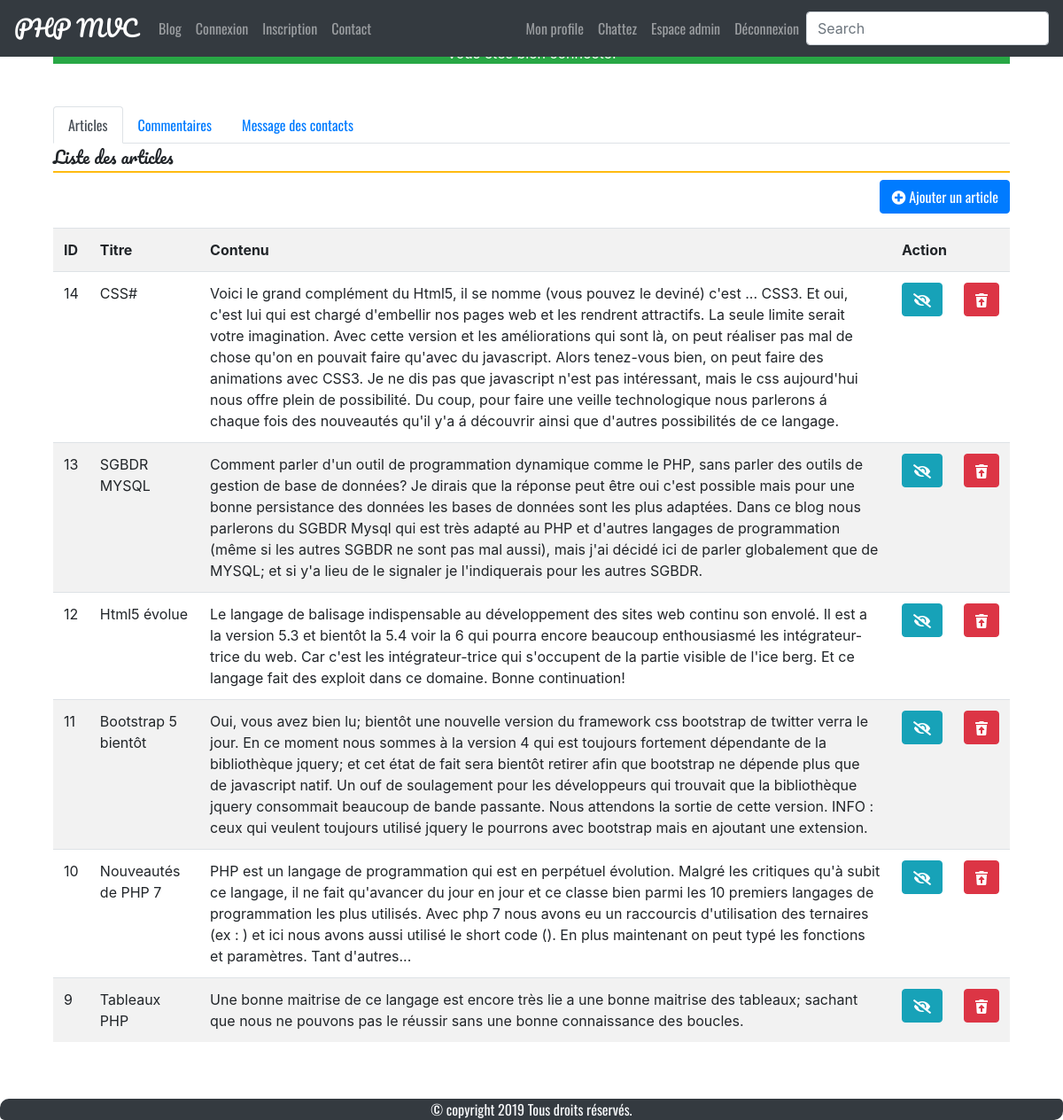
Page /admin/index.php (signed in) on the committed database.
### tables this page shows
CREATE TABLE `news` (
  `id` int(11) NOT NULL AUTO_INCREMENT,
  `user_id` int(11) DEFAULT '1',
  `title` varchar(255) NOT NULL,
  `content` text NOT NULL,
  `photos` varchar(255) DEFAULT 'https://via.placeholder.com/300.png/09f/fff',
  `created_at` datetime DEFAULT CURRENT_TIMESTAMP,
  `updated_at` datetime DEFAULT CURRENT_TIMESTAMP,
  PRIMARY KEY (`id`),
  UNIQUE KEY `title` (`title`)
);

### admin/index.php (called while the page is built, shortened)
<?php
$db = db();
$req = $db->query("SELECT id, title, content, DATE_FORMAT(created_at, '%d-%m-%Y %Hh%imn%ss') AS post_date
                    FROM news ORDER BY post_date DESC");
require_once dirname(__DIR__) . DIRECTORY_SEPARATOR . 'inc' . DIRECTORY_SEPARATOR . 'header.php';
require_once dirname(__DIR__) . DIRECTORY_SEPARATOR . 'inc' . DIRECTORY_SEPARATOR . 'nav.php';
require_once __DIR__ . DIRECTORY_SEPARATOR . 'views' . DIRECTORY_SEPARATOR . 'index.view.php';
require_once dirname(__DIR__) . DIRECTORY_SEPARATOR . 'inc' . DIRECTORY_SEPARATOR . 'footer.php';

### admin/views/index.view.php (the view, shortened to what this page needs)
<div class="container mt-5">
    <nav>
        <div class="nav nav-tabs" id="nav-tab" role="tablist">
            <a class="nav-item nav-link active" id="nav-home-tab" data-toggle="tab" href="#nav-home" role="tab"
                aria-controls="nav-home" aria-selected="true">Articles</a>
            <a class="nav-item nav-link" id="nav-profile-tab" data-toggle="tab" href="#nav-profile" role="tab"
                aria-controls="nav-profile" aria-selected="false">Commentaires</a>
            <a class="nav-item nav-link" id="nav-contact-tab" data-toggle="tab" href="#nav-contact" role="tab"
                aria-controls="nav-contact" aria-selected="false">Message des contacts</a>
        </div>
    </nav>
    <div class="tab-content" id="nav-tabContent">
        <div class="tab-pane fade show active" id="nav-home" role="tabpanel" aria-labelledby="nav-home-tab">
            <h1>Liste des articles</h1>
            <p><a href="add.php" class="btn btn-primary float-right mb-3"><i class="fas fa-plus-circle"></i> Ajouter un
                    article</a></p>
            <div class="table-responsive">
                <table class="table table-striped table-condensed">
                    <tr>
                        <th>ID</th>
                        <th>Titre</th>
                        <th>Contenu</th>
                        <th colspan="2">Action</th>
                    </tr>
                    <?php while ($post = $req->fetch(PDO::FETCH_OBJ)): ?>
                    <tr>
                        <td>
                            <?= $post->id; ?>
                        </td>
                        <td>
                            <?= $post->title; ?>
                        </td>
                        <td>
                            <?= $post->content; ?>
                        </td>
                        <td>
                            <a href="edit.php?edit=<?= $post->id; ?>" class="btn btn-info"><i class="fas fa-eye-slash"
                                    title="Modifier"></i></a>
                        </td>
                        <td>
                            <?php if ($_SESSION['connected']['level'] > 2): ?>
                            <a href="?delete=<?= $post->id; ?>" class="btn btn-danger"
                                onclick="return confirm('Voulez-vous supprimer cet article?')">
                                <i class="fas fa-trash-restore" title="Supprimer"></i>
                            </a>
                            <?php endif; ?>
                        </td>
                    </tr>
                    <?php endwhile; ?>
                </table>
            </div>
        </div>
    </div>
</div>

### css/style.css (style rules this page uses)
* { box-sizing: border-box; margin: 0; padding: 0; }
html, body { height: 100%; font-size: 16px; }
.container { min-height: 100%; }
a, h4, h5, h6 { font-family: 'Oswald', cursive, sans-serif; text-decoration: none; }
h1, h2, h3 { font-family: 'Pacifico', Helvetica, cursive, sans-serif; line-height: 1.6; font-size: 1.2rem; border-bottom: 2px solid #FB1; }

### rows in the picture
news: id "14", title "CSS#", content "Voici le grand complément du Html5, il se nomme (vous pouvez le deviné) c'est ... CSS3. Et oui, c'est lui qui est chargé d'embellir nos pages web et les rendrent attractifs. La seule limite serait votre imagination. Avec cette version et les améliorations qui sont là, on peut réaliser pas mal de chose qu'on en pouvait faire qu'avec du javascript. Alors tenez-vous bien, on peut faire des animations avec CSS3. Je ne dis pas que javascript n'est pas intéressant, mais le css aujourd'hui nous offre plein de possibilité. Du coup, pour faire une veille technologique nous parlerons á chaque fois des nouveautés qu'il y'a á découvrir ainsi que d'autres possibilités de ce langage."
news: id "13", title "SGBDR MYSQL", content "Comment parler d'un outil de programmation dynamique comme le PHP, sans parler des outils de gestion de base de données? Je dirais que la réponse peut être oui c'est possible mais pour une bonne persistance des données les bases de données sont les plus adaptées. Dans ce blog nous parlerons du SGBDR Mysql qui est très adapté au PHP et d'autres langages de programmation (même si les autres SGBDR ne sont pas mal aussi), mais j'ai décidé ici de parler globalement que de MYSQL; et si y'a lieu de le signaler je l'indiquerais pour les autres SGBDR."
news: id "12", title "Html5 évolue", content "Le langage de balisage indispensable au développement des sites web continu son envolé. Il est a la version 5.3 et bientôt la 5.4 voir la 6 qui pourra encore beaucoup enthousiasmé les intégrateur-trice du web. Car c'est les intégrateur-trice qui s'occupent de la partie visible de l'ice berg. Et ce langage fait des exploit dans ce domaine. Bonne continuation!"
news: id "11", title "Bootstrap 5 bientôt", content "Oui, vous avez bien lu; bientôt une nouvelle version du framework css bootstrap de twitter verra le jour. En ce moment nous sommes à la version 4 qui est toujours fortement dépendante de la bibliothèque jquery; et cet état de fait sera bientôt retirer afin que bootstrap ne dépende plus que de javascript natif. Un ouf de soulagement pour les développeurs qui trouvait que la bibliothèque jquery consommait beaucoup de bande passante. Nous attendons la sortie de cette version. INFO : ceux qui veulent toujours utilisé jquery le pourrons avec bootstrap mais en ajoutant une extension."
news: id "10", title "Nouveautés de PHP 7", content "PHP est un langage de programmation qui est en perpétuel évolution. Malgré les critiques qu'à subit ce langage, il ne fait qu'avancer du jour en jour et ce classe bien parmi les 10 premiers langages de programmation les plus utilisés. Avec php 7 nous avons eu un raccourcis d'utilisation des ternaires (ex : ) et ici nous avons aussi utilisé le short code ( ). En plus maintenant on peut typé les fonctions et paramètres. Tant d'autres..."
news: id "9", title "Tableaux PHP", content "Une bonne maitrise de ce langage est encore très lie a une bonne maitrise des tableaux; sachant que nous ne pouvons pas le réussir sans une bonne connaissance des boucles."
